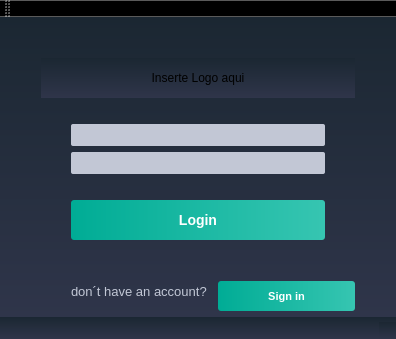
<?xml version="1.0" encoding="UTF-8"?>
<ui version="4.0">
 <class>LoginWindow</class>
 <widget class="QMainWindow" name="LoginWindow">
  <property name="geometry">
   <rect>
    <x>0</x>
    <y>0</y>
    <width>396</width>
    <height>339</height>
   </rect>
  </property>
  <property name="windowTitle">
   <string>LoginWindow</string>
  </property>
  <property name="styleSheet">
   <string notr="true">QWidget
{
	background-color: qlineargradient(spread:repeat, x1:1, y1:0, x2:1, y2:1, stop:0 rgba(27, 39, 50, 255),stop:1 rgba(47, 53, 74, 255));
	color: #000000;

}</string>
  </property>
  <widget class="QWidget" name="centralWidget">
   <property name="sizePolicy">
    <sizepolicy hsizetype="Fixed" vsizetype="Fixed">
     <horstretch>0</horstretch>
     <verstretch>0</verstretch>
    </sizepolicy>
   </property>
   <layout class="QVBoxLayout" name="verticalLayout_4">
    <item>
     <layout class="QVBoxLayout" name="verticalLayout_2">
      <property name="leftMargin">
       <number>30</number>
      </property>
      <property name="topMargin">
       <number>30</number>
      </property>
      <property name="rightMargin">
       <number>30</number>
      </property>
      <property name="bottomMargin">
       <number>30</number>
      </property>
      <item>
       <widget class="QLabel" name="label_3">
        <property name="text">
         <string>Inserte Logo aqui</string>
        </property>
        <property name="alignment">
         <set>Qt::AlignCenter</set>
        </property>
       </widget>
      </item>
      <item>
       <layout class="QVBoxLayout" name="verticalLayout">
        <property name="leftMargin">
         <number>30</number>
        </property>
        <property name="topMargin">
         <number>20</number>
        </property>
        <property name="rightMargin">
         <number>30</number>
        </property>
        <property name="bottomMargin">
         <number>20</number>
        </property>
        <item>
         <widget class="QLineEdit" name="lineEdit_2">
          <property name="sizePolicy">
           <sizepolicy hsizetype="Minimum" vsizetype="Preferred">
            <horstretch>0</horstretch>
            <verstretch>0</verstretch>
           </sizepolicy>
          </property>
          <property name="maximumSize">
           <size>
            <width>1500</width>
            <height>60</height>
           </size>
          </property>
          <property name="styleSheet">
           <string notr="true">QLineEdit
{
	background-color: #c2c7d5;
	color: #000;
	font-weight: bold;
	border: none;
	border-radius: 2px;
	padding: 3px;

}</string>
          </property>
          <property name="alignment">
           <set>Qt::AlignLeading|Qt::AlignLeft|Qt::AlignVCenter</set>
          </property>
         </widget>
        </item>
        <item>
         <widget class="QLineEdit" name="lineEdit">
          <property name="sizePolicy">
           <sizepolicy hsizetype="Minimum" vsizetype="Preferred">
            <horstretch>0</horstretch>
            <verstretch>0</verstretch>
           </sizepolicy>
          </property>
          <property name="maximumSize">
           <size>
            <width>1500</width>
            <height>60</height>
           </size>
          </property>
          <property name="layoutDirection">
           <enum>Qt::LeftToRight</enum>
          </property>
          <property name="styleSheet">
           <string notr="true">QLineEdit
{
	background-color: #c2c7d5;
	color: #000;
	font-weight: bold;
	border: none;
	border-radius: 2px;
	padding: 3px;

}</string>
          </property>
          <property name="alignment">
           <set>Qt::AlignLeading|Qt::AlignLeft|Qt::AlignVCenter</set>
          </property>
         </widget>
        </item>
       </layout>
      </item>
      <item>
       <layout class="QVBoxLayout" name="verticalLayout_3">
        <property name="leftMargin">
         <number>30</number>
        </property>
        <property name="rightMargin">
         <number>30</number>
        </property>
        <item>
         <widget class="QPushButton" name="pushButton">
          <property name="sizePolicy">
           <sizepolicy hsizetype="Minimum" vsizetype="Preferred">
            <horstretch>0</horstretch>
            <verstretch>0</verstretch>
           </sizepolicy>
          </property>
          <property name="maximumSize">
           <size>
            <width>1500</width>
            <height>100</height>
           </size>
          </property>
          <property name="font">
           <font>
            <pointsize>-1</pointsize>
            <weight>75</weight>
            <bold>true</bold>
           </font>
          </property>
          <property name="styleSheet">
           <string notr="true">QPushButton
{
	background-color: qlineargradient(spread:pad, x1:0, y1:0.511, x2:1, y2:0.511, stop:0 rgba(0, 172, 149, 255),stop:0.995192 rgba(54, 197, 177, 255));
	color: #fff;
	font-size: 14px;
	font-weight: bold;
	border: none;
	border-radius: 3px;
	padding: 5px;

}</string>
          </property>
          <property name="text">
           <string>Login</string>
          </property>
          <property name="iconSize">
           <size>
            <width>24</width>
            <height>24</height>
           </size>
          </property>
         </widget>
        </item>
       </layout>
      </item>
      <item>
       <layout class="QVBoxLayout" name="verticalLayout_6">
        <property name="spacing">
         <number>0</number>
        </property>
        <property name="leftMargin">
         <number>20</number>
        </property>
       </layout>
      </item>
     </layout>
    </item>
    <item>
     <layout class="QHBoxLayout" name="horizontalLayout">
      <property name="spacing">
       <number>10</number>
      </property>
      <property name="leftMargin">
       <number>60</number>
      </property>
      <property name="rightMargin">
       <number>30</number>
      </property>
      <item>
       <widget class="QLabel" name="label_2">
        <property name="sizePolicy">
         <sizepolicy hsizetype="Minimum" vsizetype="Preferred">
          <horstretch>0</horstretch>
          <verstretch>0</verstretch>
         </sizepolicy>
        </property>
        <property name="maximumSize">
         <size>
          <width>210</width>
          <height>40</height>
         </size>
        </property>
        <property name="contextMenuPolicy">
         <enum>Qt::NoContextMenu</enum>
        </property>
        <property name="layoutDirection">
         <enum>Qt::LeftToRight</enum>
        </property>
        <property name="styleSheet">
         <string notr="true">QLabel
{
	background-color: transparent;
	color: #c2c7d5;
	font-size: 13px;

}</string>
        </property>
        <property name="text">
         <string>don´t have an account?</string>
        </property>
       </widget>
      </item>
      <item>
       <widget class="QPushButton" name="pushButton_2">
        <property name="sizePolicy">
         <sizepolicy hsizetype="Minimum" vsizetype="Minimum">
          <horstretch>0</horstretch>
          <verstretch>0</verstretch>
         </sizepolicy>
        </property>
        <property name="minimumSize">
         <size>
          <width>100</width>
          <height>30</height>
         </size>
        </property>
        <property name="maximumSize">
         <size>
          <width>200</width>
          <height>20</height>
         </size>
        </property>
        <property name="layoutDirection">
         <enum>Qt::RightToLeft</enum>
        </property>
        <property name="styleSheet">
         <string notr="true">QPushButton
{
	background-color: qlineargradient(spread:pad, x1:0, y1:0.511, x2:1, y2:0.511, stop:0 rgba(0, 172, 149, 255),stop:0.995192 rgba(54, 197, 177, 255));
	color: #fff;
	font-size: 11px;
	font-weight: bold;
	border: none;
	border-radius: 3px;
	padding: 5px;

}</string>
        </property>
        <property name="text">
         <string>Sign in</string>
        </property>
       </widget>
      </item>
     </layout>
    </item>
   </layout>
  </widget>
  <widget class="QMenuBar" name="menuBar">
   <property name="geometry">
    <rect>
     <x>0</x>
     <y>0</y>
     <width>396</width>
     <height>27</height>
    </rect>
   </property>
  </widget>
  <widget class="QToolBar" name="mainToolBar">
   <property name="sizePolicy">
    <sizepolicy hsizetype="Minimum" vsizetype="Preferred">
     <horstretch>0</horstretch>
     <verstretch>0</verstretch>
    </sizepolicy>
   </property>
   <property name="maximumSize">
    <size>
     <width>1500</width>
     <height>40</height>
    </size>
   </property>
   <attribute name="toolBarArea">
    <enum>TopToolBarArea</enum>
   </attribute>
   <attribute name="toolBarBreak">
    <bool>false</bool>
   </attribute>
  </widget>
  <widget class="QStatusBar" name="statusBar"/>
 </widget>
 <layoutdefault spacing="6" margin="11"/>
 <resources/>
 <connections/>
</ui>
